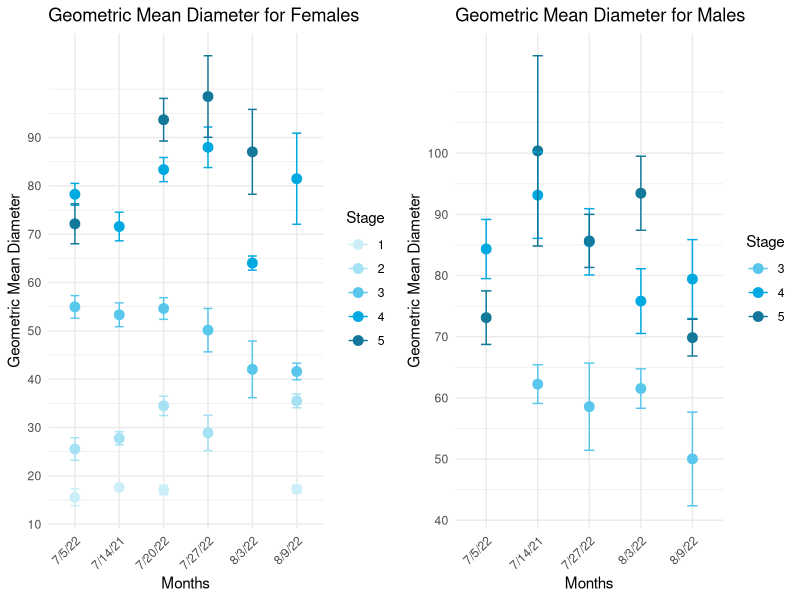
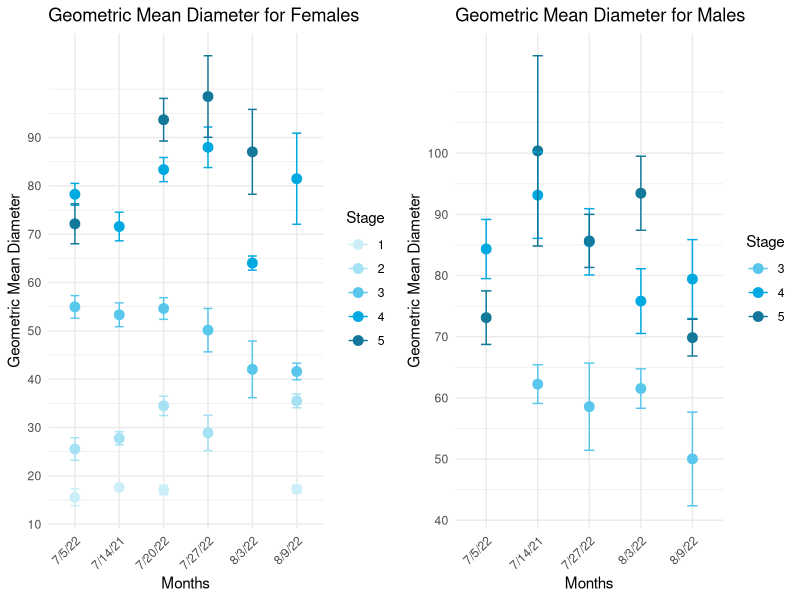

Write the R code that produced these figures, in order.
## ---- chunk 1
knitr::opts_chunk$set(echo = TRUE)

library(tidyverse)
library(readr)
library(dplyr)
if (!require(gridExtra)) {
  install.packages("gridExtra")
  library(gridExtra)
}

## ---- chunk 2
Size <- read.csv("../data/AST_HF_histo_size.csv", header = T, na.strings = c("", "NA")) %>% 
  select(full_sample_id, date, sex, stage, length, width) 
  #filter(treatment %in% c("Ambient", "Heat"))

# Convert date column to Date format immediately after reading in data
Size$date <- as.Date(Size$date, format = "%m/%d/%y")
## ---- chunk 3
Size_calc <- Size %>%
  mutate(
    geo.mean = sqrt(length * width),
    geo.mean.vol = pi * ((geo.mean / 2) ^ 2)
  )
## ---- chunk 4
Size_calc <- Size_calc %>%
  filter(!(sex == "male" & stage == 3 & date == "7/5/22" & geo.mean > 150))
# Remove the outliers
Size_calc <- Size_calc %>%
  filter(!(sex == "male" & stage == 3 & date == "7/5/22" & geo.mean > 150))
## ---- chunk 5
#female_size_calc<- Size_calc %>% filter(sex == "female")
## ---- chunk 6
# Compute the analysis of variance
#res.aov <- aov(date ~ stage, data = female_size_calc)
# Summary of the analysis
#summary(res.aov)

## ---- chunk 7
# Load required libraries
#library(tidyverse)

# Assuming you have already read the data into a dataframe named female_size_calc

# Check the structure of the dataframe
#print(head(female_size_calc))

# Filter out rows with missing values
#female_size_calc <- female_size_calc %>%
  #drop_na(geo.mean.vol)

# Ensure each stage has the same number of observations
#min_obs <- female_size_calc %>%
  #group_by(stage) %>%
  #summarise(n = n()) %>%
  #pull(n) %>%
  #min()

# Take a subset of each stage to ensure equal number of observations
#equal_obs_data <- female_size_calc %>%
  #group_by(stage) %>%
  #filter(row_number() <= min_obs)

# Perform one-way ANOVA
#anova_result <- aov(geo.mean.vol ~ stage, data = equal_obs_data)

# Print the ANOVA results
#print(summary(anova_result))

# Extract p-value from ANOVA result
#p_value <- summary(anova_result)[[1]]$"Pr(>F)"[1]

# Check for statistical significance
#alpha <- 0.05
#if (!is.null(p_value) && p_value < alpha) {
  #print("There are significant differences in size between stages across dates.")
  
  # Convert 'stage' to factor
  #equal_obs_data$stage <- factor(equal_obs_data$stage)

  # Perform one-way ANOVA
  #anova_result <- aov(geo.mean.vol ~ stage, data = equal_obs_data)
  
  # Perform Tukey's HSD test
  #tukey_result <- TukeyHSD(anova_result)
  
  # Print the Tukey's HSD test results
  #print(tukey_result)
#} else {
#  print("There are no significant differences in size between stages across dates.")
#}


## ---- chunk 8
std.error <- function(x) {
  sd(x, na.rm = TRUE) / sqrt(length(na.omit(x)))
}
## ---- chunk 9
unique_dates <- unique(Size_calc$date)
print(unique_dates)
print(length(unique_dates))
## ---- chunk 10
# Convert date column to factor with desired labels
size.means <- Size_calc %>%
  group_by(date, sex, stage) %>%
  summarise(
    gm = mean(geo.mean, na.rm = TRUE), 
    sem = std.error(geo.mean),
    n = n(),
    .groups = 'drop'
  ) %>%
  mutate(
    date = factor(date, labels = c("7/5/22","7/14/21","7/20/22","7/27/22","8/3/22","8/9/22","8/24/22")))

#Getting rid of weid outlier
# Remove the sixth row
size.means <- size.means[-6, ]

# Ensure sex is treated as a factor
size.means$sex <- factor(size.means$sex, levels = c("male", "female"))
size.means$stage <- factor(size.means$stage)  # New line to treat stage as a factor 

## ---- chunk 11
#size.means_female <- size.means %>% filter(sex == "female")

#size.means_female <- size.means %>% filter(sex == "female", treatment %in% c("Ambient", "Heat"))
#size.means_male <- size.means %>% filter(sex == "male", treatment %in% c("Ambient", "Heat"))

size.means_female <- size.means %>% filter(sex == "female")
size.means_male <- size.means %>% filter(sex == "male")

## ---- chunk 12
vol.means <- Size_calc %>%
  group_by(date, sex, stage) %>%
  summarise(
    gm = mean(geo.mean.vol, na.rm = TRUE), 
    sem = std.error(geo.mean.vol),
    n = n(),
    .groups = 'drop'
  ) %>%
  mutate(
    gm = ifelse(is.nan(gm), NA, gm),
    sem = ifelse(is.nan(sem), NA, sem)
  )

vol.means$date <- factor(vol.means$date, levels = c("7/5/22", "7/14/21", "7/20/22", "7/27/22", "8/3/22", "8/9/22", "8/24/22"))
# Ensure the date column is treated as a factor with the correct order
vol.means$date <- factor(vol.means$date, levels = c("2022-07-05", "2022-07-14", "2022-07-20", "2022-07-27", "2022-08-03", "2022-08-09", "2022-08-24"))
## ---- chunk 13
# Define a custom standard error function that handles NA values
std.error <- function(x) {
  n <- sum(!is.na(x))
  if (n <= 1) {
    return(NA)
  } else {
    return(sd(x, na.rm = TRUE) / sqrt(n))
  }}

# Convert date column to Date format
Size_calc$date <- as.Date(Size_calc$date, format = "%m/%d/%y")

## ---- chunk 14
plot_by_stage <- function(data, sex_label) {
  ggplot(data, aes(x = date, y = gm, color = stage)) +
    geom_point(size = 3) +
    geom_errorbar(aes(ymin = gm - sem, ymax = gm + sem), width = 0.2) +
    labs(title = paste("Geometric Mean Diameter for", sex_label),
         x = "Months",
         y = "Geometric Mean Diameter",
         color = "Stage") +
    theme_minimal() +
    theme(axis.text.x = element_text(angle = 45, hjust = 1)) +
    scale_y_continuous(breaks = seq(0, max(data$gm, na.rm = TRUE), by = 10)) +
    scale_color_manual(values = c("1" = "#CCEEF9", "2" = "#A6E1F4", "3" = "#59C7EB", "4" = "#00A9E0", "5" = "#137899"))
}

plot_female <- plot_by_stage(size.means_female, "Females")
plot_male <- plot_by_stage(size.means_male, "Males")

grid.arrange(plot_female, plot_male, ncol = 2)

## ---- chunk 15
plot_by_stage <- function(data, sex_label) {
  ggplot(data, aes(x = date, y = gm, color = stage)) +
    geom_point(size = 3) +
    geom_errorbar(aes(ymin = gm - sem, ymax = gm + sem), width = 0.2) +
    labs(title = paste("Geometric Mean Diameter for", sex_label),
         x = "Months",
         y = "Geometric Mean Diameter",
         color = "Stage") +
    theme_minimal() +
    theme(axis.text.x = element_text(angle = 45, hjust = 1)) +
    scale_y_continuous(breaks = seq(0, max(data$gm, na.rm = TRUE), by = 10)) +
    scale_color_manual(values = c("1" = "#CCEEF9", "2" = "#A6E1F4", "3" = "#59C7EB", "4" = "#00A9E0", "5" = "#137899"))
}

plot_female <- plot_by_stage(size.means_female, "Females")
plot_male <- plot_by_stage(size.means_male, "Males")

grid.arrange(plot_female, plot_male, ncol = 2)


